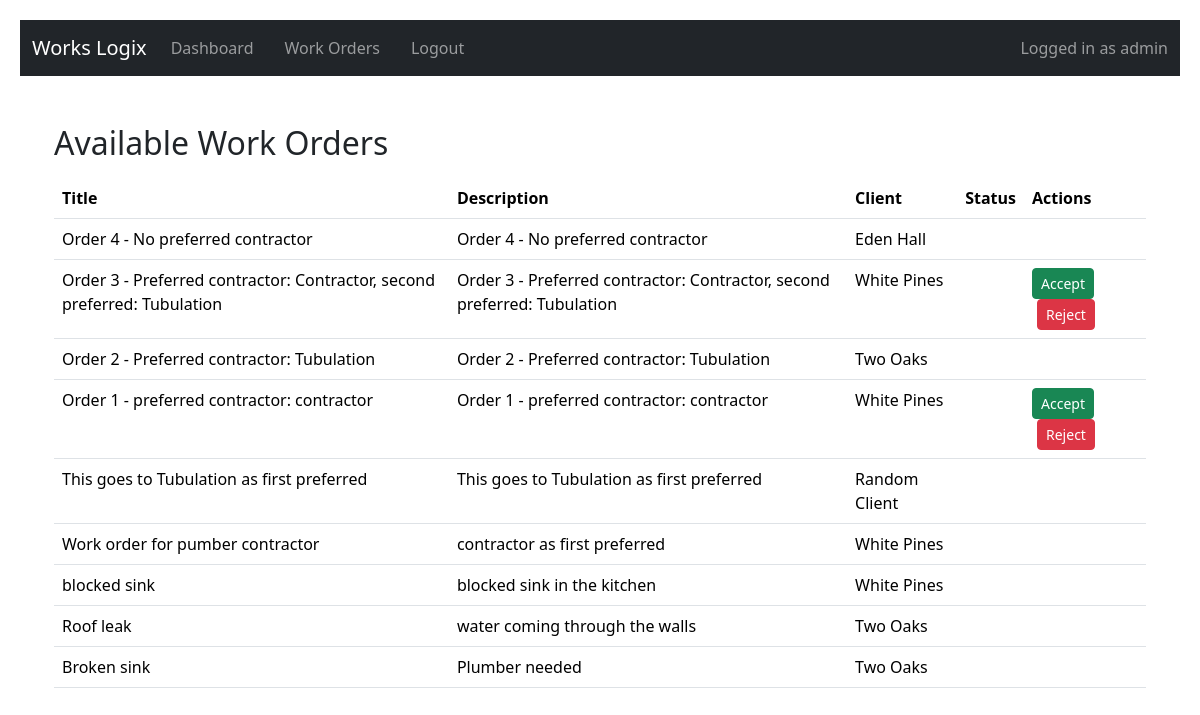
Screenshot of /contractor/work-orders (signed in) with the database file from the repository.
### app/models.py (models this page shows, shortened)
class User(UserMixin, db.Model):
    id = db.Column(db.Integer, primary_key=True)
    username = db.Column(db.String(64), nullable=False)
    email = db.Column(db.String(120), unique=True, nullable=False)
    password_hash = db.Column(db.String(300), nullable=False)
    role = db.Column(SQLAlchemyEnum(UserRole), nullable=False)
    business_type = db.Column(db.String(100), nullable=True)

class WorkOrder(db.Model):
    id = db.Column(db.Integer, primary_key=True)
    title = db.Column(db.String(100), nullable=False)
    description = db.Column(db.Text, nullable=False)
    status = db.Column(db.String(20), default='Open')
    created_by = db.Column(db.String(100), nullable=False)
    created_at = db.Column(db.DateTime, default=datetime.utcnow)
    client_id = db.Column(db.Integer, db.ForeignKey('client.id'))
    contractor_id = db.Column(db.Integer, db.ForeignKey('user.id'), nullable=True)
    contractor = db.relationship("User", backref="accepted_work_orders")
    business_type = db.Column(db.String(100))  # Type of contractor service required
    completion_photo = db.Column(db.String(200), nullable=True)
    occupant_apartment = db.Column(db.String(120))
    occupant_phone = db.Column(db.String(120))
    occupant_name = db.Column(db.String(120))
    business_type = db.Column(db.String(100))  # Type of contractor service required
    preferred_contractor_id = db.Column(db.Integer, db.ForeignKey('user.id'), nullable=True)
    second_preferred_contractor_id = db.Column(db.Integer, db.ForeignKey('user.id'), nullable=True)
    rejected_by = db.Column(db.String(500))  # Comma-separated contractor IDs who have rejected
    client = db.relationship('Client', backref='work_orders')
    contractor = db.relationship('User', foreign_keys=[contractor_id])

class Client(db.Model):
    id = db.Column(db.Integer, primary_key=True)
    name = db.Column(db.String(100), nullable=False)
    address = db.Column(db.String(200), nullable=False)
    registration_number = db.Column(db.String(50), nullable=False)
    year_built = db.Column(db.Integer, nullable=False)
    number_of_units = db.Column(db.Integer, nullable=False)

### app/routes.py (the view)
@routes_bp.route('/contractor/work-orders')
@login_required
def contractor_work_orders():
    if current_user.role not in [UserRole.CONTRACTOR, UserRole.ADMIN]:
        abort(403)
    orders = WorkOrder.query.filter(
        and_(
            or_(
                WorkOrder.contractor_id == None,
                WorkOrder.contractor_id == current_user.id
            ),
            or_(
                WorkOrder.rejected_by == None,
                WorkOrder.rejected_by != current_user.id
            )
        )
    ).order_by(WorkOrder.created_at.desc()).all()
    return render_template('contractor_work_orders.html', orders=orders)

### app/__init__.py (called while the page is built)
@login_manager.user_loader
def load_user(user_id):
    return User.query.get(int(user_id))

def create_app():
    app = Flask(__name__)
    app.config.from_object(Config)
    db.init_app(app)
    login_manager.init_app(app)
    Migrate(app, db)
    from app.routes import routes_bp
    from app.auth import auth_bp
    app.register_blueprint(routes_bp)
    app.register_blueprint(auth_bp)
    @app.context_processor
    def inject_roles():
        return {
            'ROLE_ADMIN': UserRole.ADMIN.value,
            'ROLE_MANAGER': UserRole.MANAGER.value,
            'ROLE_CONTRACTOR': UserRole.CONTRACTOR.value
        }
    @app.context_processor
    def inject_roles():
        return {
            'ROLE_ADMIN': UserRole.ADMIN.value,
            'ROLE_MANAGER': UserRole.MANAGER.value,
            'ROLE_CONTRACTOR': UserRole.CONTRACTOR.value
        }
    return app

### app/templates/contractor_work_orders.html (shortened to what this page needs)
{% extends 'base.html' %}
{% block content %}
<div class="container">
  <h2 class="mt-4">Available Work Orders</h2>
  {% if orders %}
  <table class="table mt-3">
    <thead>
      <tr>
        <th>Title</th>
        <th>Description</th>
        <th>Client</th>
        <th>Status</th>
        <th>Actions</th>
      </tr>
    </thead>
    <tbody>
      {% for order in orders %}
      <tr>
        <td>{{ order.title }}</td>
        <td>{{ order.description }}</td>
        <td>{{ order.client.name if order.client else 'N/A' }}</td>
        <td>{{ order.status.value }}</td>
        <td>
          {% if order.status == 'Open' and (order.contractor_id == None or order.contractor_id == current_user.id) %}
          <form action="{{ url_for('routes.accept_work_order', order_id=order.id) }}" method="post" style="display:inline;">
              <button type="submit" class="btn btn-success btn-sm">Accept</button>
          </form>
          <form action="{{ url_for('routes.reject_work_order', order_id=order.id) }}" method="post" style="display:inline; margin-left:5px;">
              <button type="submit" class="btn btn-danger btn-sm">Reject</button>
          </form>
          {% elif order.status == 'Completed' and order.contractor_id == current_user.id %}
            <span class="text-success">Completed</span>
            {% if order.completion_photo %}
              <br><a href="{{ url_for('static', filename='uploads/' ~ order.completion_photo) }}" target="_blank">View Photo</a>
            {% endif %}
          {% endif %}
        </td>
          </tr>
          {% endfor %}
        </tbody>
      </table>
      {% else %}
        <p>No work orders available at the moment.</p>
      {% endif %}
</div>
{% endblock %}

### app/templates/base.html (shortened to what this page needs)
<!DOCTYPE html>
<html lang="en">
<head>
  <link rel="stylesheet" href="{{ url_for('static', filename='css/style.css') }}">
  <link href="https://cdn.jsdelivr.net/npm/bootstrap@5.3.3/dist/css/bootstrap.min.css" rel="stylesheet">
</head>
<body>
  <nav class="navbar navbar-expand-lg navbar-dark bg-dark">
    <div class="container-fluid">
      <a class="navbar-brand" href="#">Works Logix</a>
      <div class="collapse navbar-collapse" id="navbarNav">
        <ul class="navbar-nav me-auto mb-2 mb-lg-0">
          {% if current_user.is_authenticated %}
          {% if current_user.role.value == ROLE_ADMIN %}
          <li class="nav-item">
            <a class="nav-link" href="{{ url_for('routes.admin_dashboard') }}">Dashboard</a>
          </li>
          <li class="nav-item">
            <a class="nav-link" href="{{ url_for('routes.home') }}">Work Orders</a>
          </li>
              {% elif current_user.role.value == ROLE_CONTRACTOR %}
              <li class="nav-item">
                <a class="nav-link" href="{{ url_for('routes.contractor_home') }}">My Work</a>
              </li>
            {% endif %}
          {% endif %}
          {% if current_user.is_authenticated %}
            <li class="nav-item">
              <a class="nav-link" href="{{ url_for('auth.logout') }}">Logout</a>
            </li>
          {% endif %}
        </ul>
        {% if current_user.is_authenticated %}
          <span class="navbar-text ms-auto">
            Logged in as {{ current_user.username }}
          </span>
        {% endif %}
      </div>
    </div>
  </nav>
  {% if current_user.is_authenticated %}
  <p class="text-end text-white me-3">Logged in as {{ current_user.username }} ({{ current_user.role }})</p>
  {% endif %}
  <div class="container">
    {% block content %}{% endblock %}
  </div>
</body>
</html>

### app/static/css/style.css (style rules this page uses)
body { font-family: Arial, sans-serif; padding: 20px; background-color: #f6f6f6; }
nav a { margin-right: 15px; text-decoration: none; }
.container { margin-top: 20px; }

### rows the page displays
User: username "admin"
WorkOrder: title "Order 4 - No preferred contractor", description "Order 4 - No preferred contractor", client "Eden Hall"
WorkOrder: title "Order 3 - Preferred contractor: Contractor, second preferred: Tubulation", description "Order 3 - Preferred contractor: Contractor, second preferred: Tubulation", client "White Pines"
WorkOrder: title "Order 2 - Preferred contractor: Tubulation", description "Order 2 - Preferred contractor: Tubulation", client "Two Oaks"
WorkOrder: title "Order 1 - preferred contractor: contractor", description "Order 1 - preferred contractor: contractor", client "White Pines"
WorkOrder: title "This goes to Tubulation as first preferred", description "This goes to Tubulation as first preferred", client "Random Client"
WorkOrder: title "Work order for pumber contractor", description "contractor as first preferred", client "White Pines"
WorkOrder: title "blocked sink", description "blocked sink in the kitchen", client "White Pines"
WorkOrder: title "Roof leak", description "water coming through the walls", client "Two Oaks"
WorkOrder: title "Broken sink", description "Plumber needed", client "Two Oaks"
